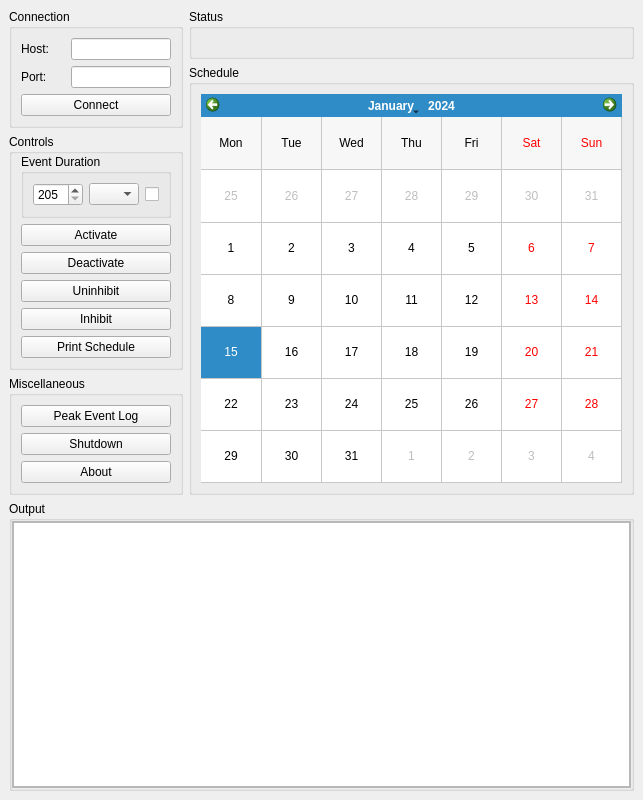
<?xml version="1.0" encoding="UTF-8"?>
<ui version="4.0">
 <class>MainWindow</class>
 <widget class="QMainWindow" name="MainWindow">
  <property name="geometry">
   <rect>
    <x>0</x>
    <y>0</y>
    <width>643</width>
    <height>800</height>
   </rect>
  </property>
  <property name="windowTitle">
   <string>Remote Controller</string>
  </property>
  <property name="tabShape">
   <enum>QTabWidget::Triangular</enum>
  </property>
  <property name="unifiedTitleAndToolBarOnMac">
   <bool>true</bool>
  </property>
  <widget class="QWidget" name="centralwidget">
   <property name="enabled">
    <bool>true</bool>
   </property>
   <property name="sizePolicy">
    <sizepolicy hsizetype="Preferred" vsizetype="Maximum">
     <horstretch>0</horstretch>
     <verstretch>0</verstretch>
    </sizepolicy>
   </property>
   <layout class="QGridLayout" name="gridLayout_4">
    <property name="sizeConstraint">
     <enum>QLayout::SetDefaultConstraint</enum>
    </property>
    <item row="0" column="0">
     <widget class="QWidget" name="widget_controls" native="true">
      <property name="sizePolicy">
       <sizepolicy hsizetype="Maximum" vsizetype="Preferred">
        <horstretch>0</horstretch>
        <verstretch>0</verstretch>
       </sizepolicy>
      </property>
      <layout class="QVBoxLayout" name="verticalLayout_3">
       <property name="leftMargin">
        <number>0</number>
       </property>
       <property name="topMargin">
        <number>0</number>
       </property>
       <property name="rightMargin">
        <number>0</number>
       </property>
       <property name="bottomMargin">
        <number>0</number>
       </property>
       <item>
        <widget class="QGroupBox" name="gb_connection">
         <property name="sizePolicy">
          <sizepolicy hsizetype="Preferred" vsizetype="Preferred">
           <horstretch>0</horstretch>
           <verstretch>0</verstretch>
          </sizepolicy>
         </property>
         <property name="title">
          <string>Connection</string>
         </property>
         <layout class="QGridLayout" name="gridLayout_2">
          <item row="0" column="1">
           <widget class="QLabel" name="lbl_host">
            <property name="sizePolicy">
             <sizepolicy hsizetype="Preferred" vsizetype="Preferred">
              <horstretch>0</horstretch>
              <verstretch>0</verstretch>
             </sizepolicy>
            </property>
            <property name="text">
             <string>Host:</string>
            </property>
           </widget>
          </item>
          <item row="2" column="1">
           <widget class="QLabel" name="lbl_port">
            <property name="text">
             <string>Port:</string>
            </property>
           </widget>
          </item>
          <item row="2" column="2">
           <widget class="QLineEdit" name="txt_port">
            <property name="maximumSize">
             <size>
              <width>100</width>
              <height>16777215</height>
             </size>
            </property>
           </widget>
          </item>
          <item row="0" column="2">
           <widget class="QLineEdit" name="txt_host">
            <property name="maximumSize">
             <size>
              <width>100</width>
              <height>16777215</height>
             </size>
            </property>
            <property name="text">
             <string/>
            </property>
           </widget>
          </item>
          <item row="3" column="1" colspan="2">
           <widget class="QPushButton" name="btn_connect">
            <property name="enabled">
             <bool>true</bool>
            </property>
            <property name="text">
             <string>Connect</string>
            </property>
           </widget>
          </item>
         </layout>
        </widget>
       </item>
       <item>
        <widget class="QGroupBox" name="gb_controls">
         <property name="title">
          <string>Controls</string>
         </property>
         <layout class="QVBoxLayout" name="verticalLayout_2">
          <property name="topMargin">
           <number>0</number>
          </property>
          <item>
           <widget class="QGroupBox" name="gb_dur">
            <property name="title">
             <string>Event Duration</string>
            </property>
            <layout class="QHBoxLayout" name="horizontalLayout">
             <item>
              <widget class="QSpinBox" name="sb_dur">
               <property name="maximumSize">
                <size>
                 <width>50</width>
                 <height>16777215</height>
                </size>
               </property>
               <property name="minimum">
                <number>205</number>
               </property>
               <property name="maximum">
                <number>999999999</number>
               </property>
              </widget>
             </item>
             <item>
              <widget class="QComboBox" name="cmb_dur">
               <property name="maximumSize">
                <size>
                 <width>50</width>
                 <height>16777215</height>
                </size>
               </property>
               <property name="currentText">
                <string/>
               </property>
               <property name="placeholderText">
                <string>min</string>
               </property>
              </widget>
             </item>
             <item>
              <widget class="QCheckBox" name="cb_dur">
               <property name="text">
                <string/>
               </property>
               <property name="checked">
                <bool>false</bool>
               </property>
              </widget>
             </item>
            </layout>
           </widget>
          </item>
          <item>
           <widget class="QPushButton" name="btn_activate">
            <property name="text">
             <string>Activate</string>
            </property>
           </widget>
          </item>
          <item>
           <widget class="QPushButton" name="btn_deactivate">
            <property name="text">
             <string>Deactivate</string>
            </property>
           </widget>
          </item>
          <item>
           <widget class="QPushButton" name="btn_uninhib">
            <property name="text">
             <string>Uninhibit</string>
            </property>
           </widget>
          </item>
          <item>
           <widget class="QPushButton" name="btn_inhib">
            <property name="text">
             <string>Inhibit</string>
            </property>
           </widget>
          </item>
          <item>
           <widget class="QPushButton" name="btn_get_sched">
            <property name="text">
             <string>Print Schedule</string>
            </property>
           </widget>
          </item>
         </layout>
        </widget>
       </item>
       <item>
        <widget class="QGroupBox" name="gb_misc">
         <property name="title">
          <string>Miscellaneous</string>
         </property>
         <layout class="QVBoxLayout" name="verticalLayout_8">
          <item>
           <widget class="QPushButton" name="btn_log">
            <property name="text">
             <string>Peak Event Log</string>
            </property>
           </widget>
          </item>
          <item>
           <widget class="QPushButton" name="btn_shutdown">
            <property name="text">
             <string>Shutdown</string>
            </property>
           </widget>
          </item>
          <item>
           <widget class="QPushButton" name="btn_about">
            <property name="text">
             <string>About</string>
            </property>
           </widget>
          </item>
         </layout>
        </widget>
       </item>
      </layout>
     </widget>
    </item>
    <item row="0" column="1">
     <widget class="QWidget" name="widget_status" native="true">
      <property name="sizePolicy">
       <sizepolicy hsizetype="Preferred" vsizetype="Preferred">
        <horstretch>0</horstretch>
        <verstretch>0</verstretch>
       </sizepolicy>
      </property>
      <layout class="QVBoxLayout" name="verticalLayout_6">
       <property name="leftMargin">
        <number>0</number>
       </property>
       <property name="topMargin">
        <number>0</number>
       </property>
       <property name="rightMargin">
        <number>0</number>
       </property>
       <property name="bottomMargin">
        <number>0</number>
       </property>
       <item>
        <widget class="QGroupBox" name="gb_status">
         <property name="sizePolicy">
          <sizepolicy hsizetype="Preferred" vsizetype="Preferred">
           <horstretch>0</horstretch>
           <verstretch>0</verstretch>
          </sizepolicy>
         </property>
         <property name="title">
          <string>Status</string>
         </property>
         <layout class="QGridLayout" name="gridLayout">
          <item row="1" column="0">
           <widget class="QWidget" name="widget" native="true">
            <layout class="QGridLayout" name="gridLayout_3">
             <property name="leftMargin">
              <number>0</number>
             </property>
             <property name="topMargin">
              <number>0</number>
             </property>
             <property name="rightMargin">
              <number>0</number>
             </property>
            </layout>
           </widget>
          </item>
         </layout>
        </widget>
       </item>
       <item>
        <widget class="QGroupBox" name="gb_calendar">
         <property name="title">
          <string>Schedule</string>
         </property>
         <layout class="QVBoxLayout" name="verticalLayout_9">
          <item>
           <widget class="QCalendarWidget" name="cw_schedule">
            <property name="gridVisible">
             <bool>true</bool>
            </property>
            <property name="horizontalHeaderFormat">
             <enum>QCalendarWidget::ShortDayNames</enum>
            </property>
            <property name="verticalHeaderFormat">
             <enum>QCalendarWidget::NoVerticalHeader</enum>
            </property>
            <property name="navigationBarVisible">
             <bool>true</bool>
            </property>
            <property name="dateEditEnabled">
             <bool>false</bool>
            </property>
           </widget>
          </item>
         </layout>
        </widget>
       </item>
      </layout>
     </widget>
    </item>
    <item row="1" column="0" colspan="2">
     <widget class="QGroupBox" name="gb_output">
      <property name="title">
       <string>Output</string>
      </property>
      <layout class="QVBoxLayout" name="verticalLayout">
       <property name="leftMargin">
        <number>0</number>
       </property>
       <property name="topMargin">
        <number>0</number>
       </property>
       <property name="rightMargin">
        <number>0</number>
       </property>
       <property name="bottomMargin">
        <number>0</number>
       </property>
       <item>
        <widget class="QScrollArea" name="scrollArea">
         <property name="widgetResizable">
          <bool>true</bool>
         </property>
         <widget class="QWidget" name="scrollAreaWidgetContents">
          <property name="geometry">
           <rect>
            <x>0</x>
            <y>0</y>
            <width>621</width>
            <height>273</height>
           </rect>
          </property>
          <layout class="QVBoxLayout" name="verticalLayout_7">
           <property name="leftMargin">
            <number>0</number>
           </property>
           <property name="topMargin">
            <number>0</number>
           </property>
           <property name="rightMargin">
            <number>0</number>
           </property>
           <property name="bottomMargin">
            <number>0</number>
           </property>
           <item>
            <widget class="QTextEdit" name="text_output">
             <property name="readOnly">
              <bool>true</bool>
             </property>
            </widget>
           </item>
          </layout>
         </widget>
        </widget>
       </item>
      </layout>
     </widget>
    </item>
   </layout>
  </widget>
 </widget>
 <resources/>
 <connections/>
</ui>
